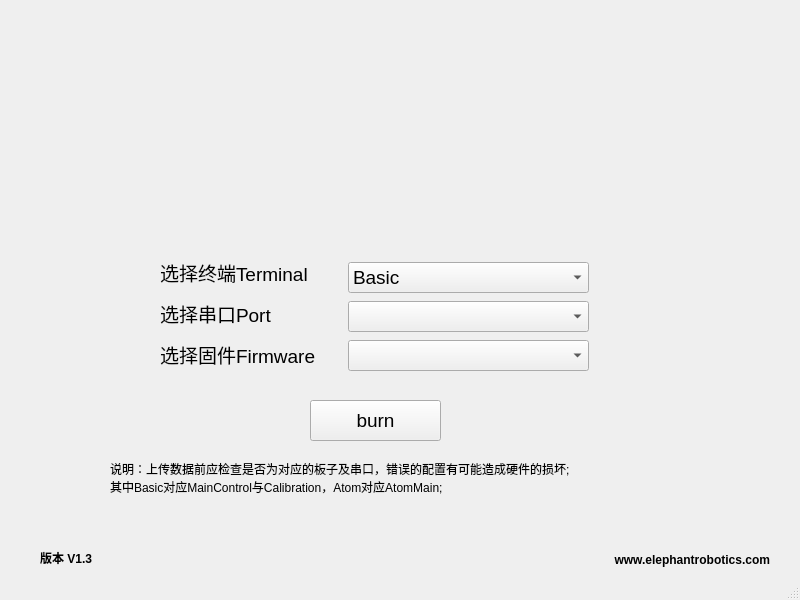
<?xml version="1.0" encoding="UTF-8"?>
<ui version="4.0">
 <class>myCobot</class>
 <widget class="QMainWindow" name="myCobot">
  <property name="geometry">
   <rect>
    <x>0</x>
    <y>0</y>
    <width>800</width>
    <height>600</height>
   </rect>
  </property>
  <property name="minimumSize">
   <size>
    <width>400</width>
    <height>300</height>
   </size>
  </property>
  <property name="maximumSize">
   <size>
    <width>800</width>
    <height>600</height>
   </size>
  </property>
  <property name="font">
   <font>
    <weight>50</weight>
    <italic>false</italic>
    <bold>false</bold>
    <kerning>true</kerning>
   </font>
  </property>
  <property name="tabletTracking">
   <bool>true</bool>
  </property>
  <property name="windowTitle">
   <string>MainWindow</string>
  </property>
  <widget class="QWidget" name="centralwidget">
   <widget class="QPushButton" name="burn">
    <property name="geometry">
     <rect>
      <x>310</x>
      <y>400</y>
      <width>131</width>
      <height>41</height>
     </rect>
    </property>
    <property name="font">
     <font>
      <pointsize>14</pointsize>
      <weight>50</weight>
      <italic>false</italic>
      <bold>false</bold>
      <kerning>true</kerning>
     </font>
    </property>
    <property name="autoFillBackground">
     <bool>true</bool>
    </property>
    <property name="text">
     <string>burn</string>
    </property>
   </widget>
   <widget class="QLabel" name="logo">
    <property name="geometry">
     <rect>
      <x>280</x>
      <y>100</y>
      <width>200</width>
      <height>91</height>
     </rect>
    </property>
    <property name="minimumSize">
     <size>
      <width>100</width>
      <height>50</height>
     </size>
    </property>
    <property name="maximumSize">
     <size>
      <width>200</width>
      <height>100</height>
     </size>
    </property>
    <property name="autoFillBackground">
     <bool>true</bool>
    </property>
    <property name="text">
     <string/>
    </property>
    <property name="pixmap">
     <pixmap resource="logo.qrc">:/新前缀/LOGOOUTPUT-01.png</pixmap>
    </property>
    <property name="scaledContents">
     <bool>true</bool>
    </property>
   </widget>
   <widget class="QLabel" name="label_4">
    <property name="geometry">
     <rect>
      <x>40</x>
      <y>550</y>
      <width>121</width>
      <height>16</height>
     </rect>
    </property>
    <property name="font">
     <font>
      <weight>75</weight>
      <italic>false</italic>
      <bold>true</bold>
      <kerning>true</kerning>
     </font>
    </property>
    <property name="layoutDirection">
     <enum>Qt::LeftToRight</enum>
    </property>
    <property name="text">
     <string>版本 V1.3</string>
    </property>
   </widget>
   <widget class="QLabel" name="updataurl">
    <property name="geometry">
     <rect>
      <x>520</x>
      <y>550</y>
      <width>250</width>
      <height>20</height>
     </rect>
    </property>
    <property name="font">
     <font>
      <weight>75</weight>
      <italic>false</italic>
      <bold>true</bold>
      <underline>false</underline>
      <kerning>true</kerning>
     </font>
    </property>
    <property name="tabletTracking">
     <bool>true</bool>
    </property>
    <property name="layoutDirection">
     <enum>Qt::LeftToRight</enum>
    </property>
    <property name="styleSheet">
     <string notr="true"/>
    </property>
    <property name="text">
     <string>www.elephantrobotics.com</string>
    </property>
    <property name="textFormat">
     <enum>Qt::PlainText</enum>
    </property>
    <property name="alignment">
     <set>Qt::AlignRight|Qt::AlignTrailing|Qt::AlignVCenter</set>
    </property>
    <property name="wordWrap">
     <bool>true</bool>
    </property>
    <property name="openExternalLinks">
     <bool>true</bool>
    </property>
   </widget>
   <widget class="QLabel" name="label_5">
    <property name="geometry">
     <rect>
      <x>110</x>
      <y>460</y>
      <width>591</width>
      <height>71</height>
     </rect>
    </property>
    <property name="font">
     <font>
      <pointsize>9</pointsize>
      <weight>50</weight>
      <italic>false</italic>
      <bold>false</bold>
      <kerning>true</kerning>
     </font>
    </property>
    <property name="text">
     <string>说明：上传数据前应检查是否为对应的板子及串口，错误的配置有可能造成硬件的损坏;
其中Basic对应MainControl与Calibration，Atom对应AtomMain;</string>
    </property>
    <property name="alignment">
     <set>Qt::AlignLeading|Qt::AlignLeft|Qt::AlignTop</set>
    </property>
    <property name="wordWrap">
     <bool>true</bool>
    </property>
   </widget>
   <widget class="QWidget" name="layoutWidget">
    <property name="geometry">
     <rect>
      <x>348</x>
      <y>260</y>
      <width>241</width>
      <height>114</height>
     </rect>
    </property>
    <property name="autoFillBackground">
     <bool>true</bool>
    </property>
    <layout class="QVBoxLayout" name="verticalLayout_2">
     <item>
      <widget class="QComboBox" name="plank">
       <property name="minimumSize">
        <size>
         <width>15</width>
         <height>10</height>
        </size>
       </property>
       <property name="font">
        <font>
         <pointsize>14</pointsize>
         <weight>50</weight>
         <italic>false</italic>
         <bold>false</bold>
         <kerning>true</kerning>
        </font>
       </property>
       <property name="autoFillBackground">
        <bool>true</bool>
       </property>
       <item>
        <property name="text">
         <string>Basic</string>
        </property>
       </item>
       <item>
        <property name="text">
         <string>Atom</string>
        </property>
       </item>
      </widget>
     </item>
     <item>
      <widget class="QComboBox" name="port">
       <property name="font">
        <font>
         <pointsize>14</pointsize>
         <weight>50</weight>
         <italic>false</italic>
         <bold>false</bold>
         <kerning>true</kerning>
        </font>
       </property>
       <property name="autoFillBackground">
        <bool>true</bool>
       </property>
      </widget>
     </item>
     <item>
      <widget class="QComboBox" name="file">
       <property name="font">
        <font>
         <pointsize>14</pointsize>
         <weight>50</weight>
         <italic>false</italic>
         <bold>false</bold>
         <kerning>true</kerning>
        </font>
       </property>
       <property name="autoFillBackground">
        <bool>true</bool>
       </property>
      </widget>
     </item>
    </layout>
   </widget>
   <widget class="QLabel" name="label_3">
    <property name="geometry">
     <rect>
      <x>160</x>
      <y>343</y>
      <width>161</width>
      <height>23</height>
     </rect>
    </property>
    <property name="font">
     <font>
      <pointsize>14</pointsize>
      <weight>50</weight>
      <italic>false</italic>
      <bold>false</bold>
      <kerning>true</kerning>
     </font>
    </property>
    <property name="autoFillBackground">
     <bool>true</bool>
    </property>
    <property name="text">
     <string>选择固件Firmware</string>
    </property>
   </widget>
   <widget class="QLabel" name="label_2">
    <property name="geometry">
     <rect>
      <x>160</x>
      <y>261</y>
      <width>171</width>
      <height>23</height>
     </rect>
    </property>
    <property name="font">
     <font>
      <pointsize>14</pointsize>
      <weight>50</weight>
      <italic>false</italic>
      <bold>false</bold>
      <kerning>true</kerning>
     </font>
    </property>
    <property name="autoFillBackground">
     <bool>true</bool>
    </property>
    <property name="text">
     <string>选择终端Terminal</string>
    </property>
   </widget>
   <widget class="QLabel" name="label">
    <property name="geometry">
     <rect>
      <x>160</x>
      <y>302</y>
      <width>161</width>
      <height>23</height>
     </rect>
    </property>
    <property name="font">
     <font>
      <pointsize>14</pointsize>
      <weight>50</weight>
      <italic>false</italic>
      <bold>false</bold>
      <kerning>true</kerning>
     </font>
    </property>
    <property name="autoFillBackground">
     <bool>true</bool>
    </property>
    <property name="text">
     <string>选择串口Port</string>
    </property>
   </widget>
  </widget>
  <widget class="QStatusBar" name="statusbar"/>
 </widget>
 <resources>
  <include location="logo.qrc"/>
 </resources>
 <connections>
  <connection>
   <sender>plank</sender>
   <signal>activated(QString)</signal>
   <receiver>file</receiver>
   <slot>setEditText(QString)</slot>
   <hints>
    <hint type="sourcelabel">
     <x>420</x>
     <y>278</y>
    </hint>
    <hint type="destinationlabel">
     <x>420</x>
     <y>354</y>
    </hint>
   </hints>
  </connection>
 </connections>
</ui>
